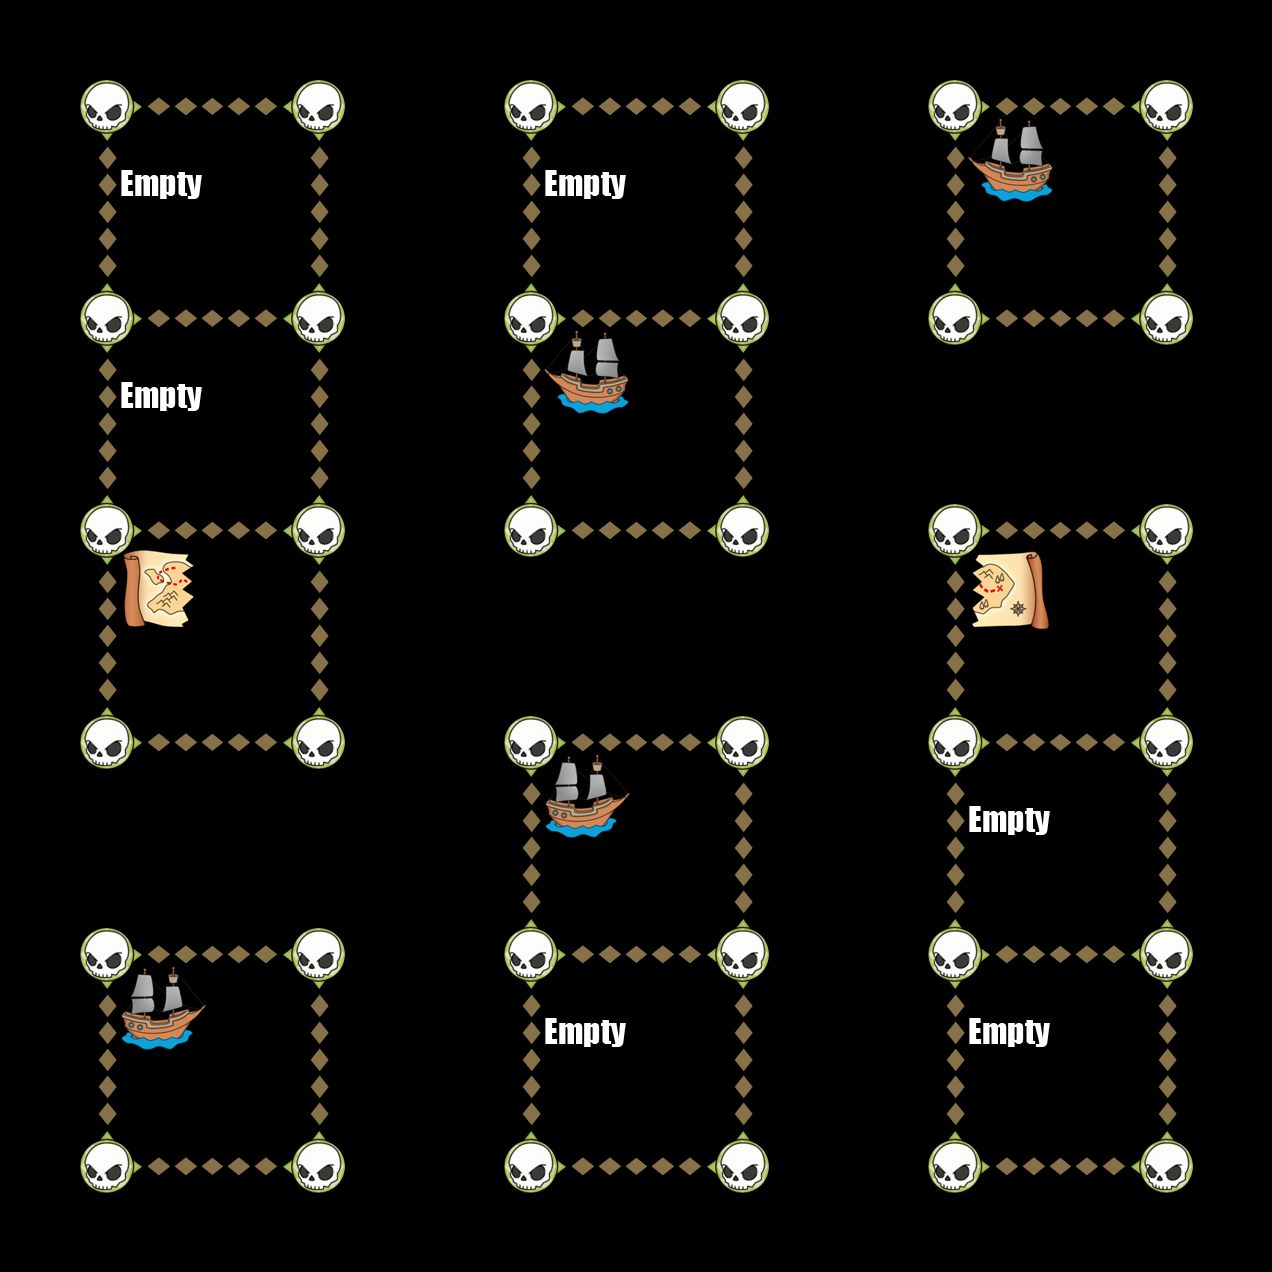

This is a level from a 2D game, rendered from its Tiled map with the project's own tilesets. A one-line summary and the map file follow, with tile-layer data summarised:
An orthogonal 6x6 tile map with 212x212 px tiles, 6 tile layers (Down, Up, Left, Right, ...).

<map version="1.0" orientation="orthogonal" width="6" height="6" tilewidth="212" tileheight="212">
 <tileset firstgid="1" name="TileGraphic_Final-ipadhd" tilewidth="212" tileheight="212">
  <image source="TileGraphic_Final-ipadhd.png" width="636" height="1060" />
  <tile id="0">
   <properties>
    <property name="LineFilled" value="True" />
   </properties>
  </tile>
  <tile id="2">
   <properties>
    <property name="Item" value="TreasureBox" />
   </properties>
  </tile>
  <tile id="4">
   <properties>
    <property name="RowFilled" value="True" />
   </properties>
  </tile>
  <tile id="6">
   <properties>
    <property name="Item" value="CannonLeft" />
   </properties>
  </tile>
  <tile id="7">
   <properties>
    <property name="Item" value="ShipRight" />
   </properties>
  </tile>
  <tile id="8">
   <properties>
    <property name="Item" value="MapOne" />
   </properties>
  </tile>
  <tile id="9">
   <properties>
    <property name="Item" value="CannonRight" />
   </properties>
  </tile>
  <tile id="10">
   <properties>
    <property name="Item" value="ShipLeft" />
   </properties>
  </tile>
  <tile id="11">
   <properties>
    <property name="Item" value="MapTwo" />
   </properties>
  </tile>
  <tile id="12">
   <properties>
    <property name="Item" value="Empty" />
   </properties>
  </tile>
  <tile id="13">
   <properties>
    <property name="Item" value="Skull" />
   </properties>
  </tile>
  <tile id="14">
   <properties>
    <property name="Item" value="Fog" />
   </properties>
  </tile>
 </tileset>
 <layer name="Down" width="6" height="6">
  <data>[36 cells, 24 non-empty, 1 distinct tile ids]</data>
 </layer>
 <layer name="Up" width="6" height="6">
  <data>[36 cells, 24 non-empty, 1 distinct tile ids]</data>
 </layer>
 <layer name="Left" width="6" height="6">
  <data>[36 cells, 18 non-empty, 1 distinct tile ids]</data>
 </layer>
 <layer name="Right" width="6" height="6">
  <data>[36 cells, 18 non-empty, 1 distinct tile ids]</data>
 </layer>
 <layer name="Dots" width="6" height="6">
  <data>[36 cells, 36 non-empty, 1 distinct tile ids]</data>
 </layer>
 <layer name="Items" width="6" height="6">
  <data>[36 cells, 12 non-empty, 5 distinct tile ids]</data>
 </layer>
</map>
